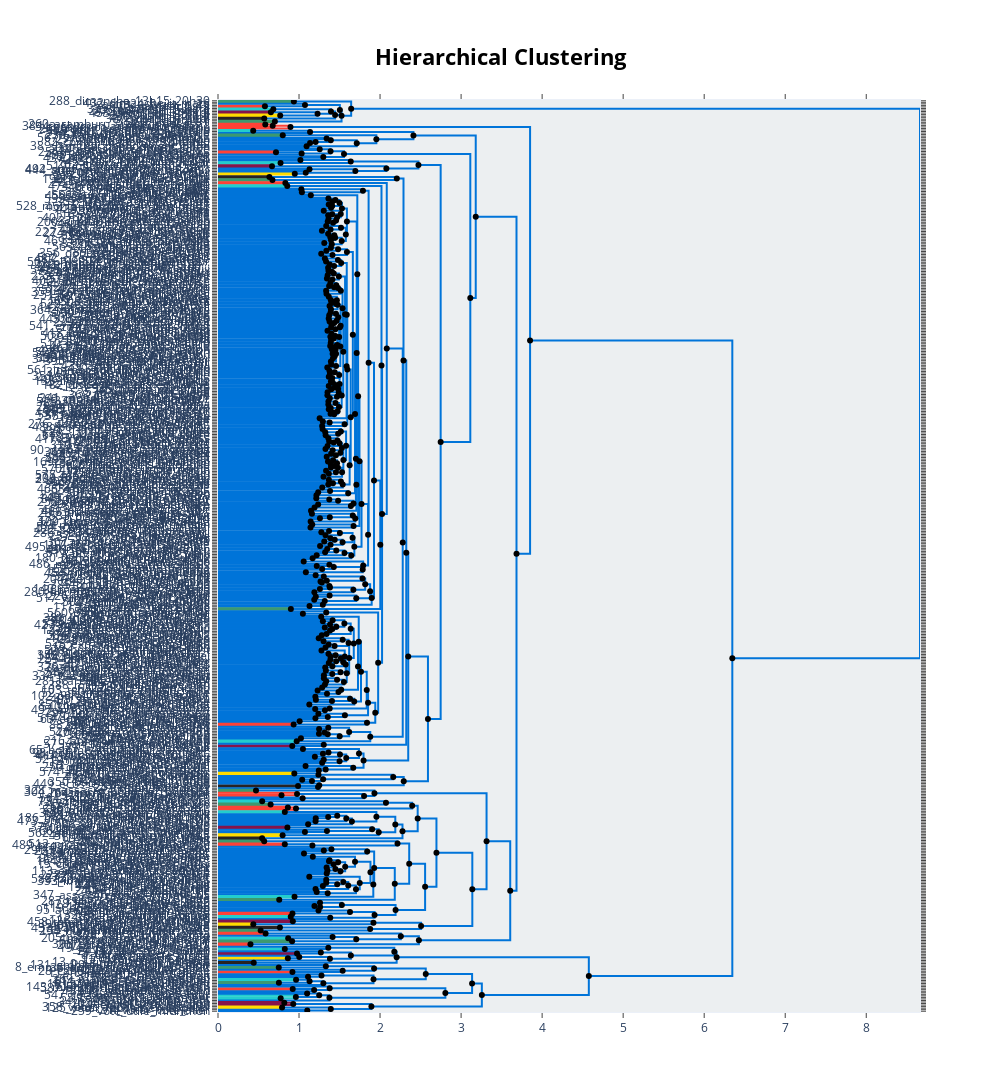

The cell this chart's notebook holds for it:
### Code cell
topic_model.visualize_hierarchy(hierarchical_topics=hierarchical_topics)
